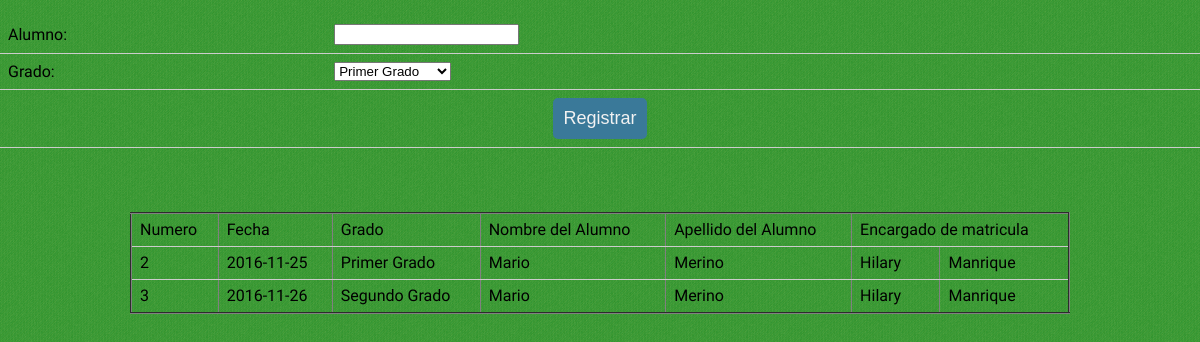
The page /view/registrar_matricula.php (signed in) on the database its author committed.
### tables this page shows
CREATE TABLE `ficha_matricula` (
  `numero` int(11) NOT NULL,
  `fecha` date DEFAULT NULL,
  `id_grado` char(5) NOT NULL,
  `id_alumno` char(5) NOT NULL,
  `id_empleado` char(5) NOT NULL
);

CREATE TABLE `detalle_grado` (
  `id_curso` char(5) NOT NULL,
  `id_grado` char(5) NOT NULL,
  `descripcion` varchar(50) DEFAULT NULL
);

CREATE TABLE `alumno` (
  `id_alumno` char(5) NOT NULL,
  `nombre` varchar(50) NOT NULL,
  `apellido` varchar(50) NOT NULL,
  `dni` char(8) NOT NULL,
  `sexo` varchar(10) NOT NULL,
  `fecha_nac` date NOT NULL
);

CREATE TABLE `empleado` (
  `id_empleado` char(5) NOT NULL,
  `Nombres` varchar(20) DEFAULT NULL,
  `Apellidos` varchar(20) DEFAULT NULL,
  `DNI` char(8) DEFAULT NULL,
  `Sexo` varchar(20) DEFAULT NULL,
  `Fecha_nacim` date DEFAULT NULL,
  `id_tipo` char(5) NOT NULL,
  `id_curso` char(5) DEFAULT NULL
);

### model/database.php (called while the page is built)
<?php
class Database
{
    public static function StartUp()
    {
        $pdo = new PDO('mysql:host=localhost;dbname=db_colegio;charset=utf8', 'root', '');
        $pdo->setAttribute(PDO::ATTR_ERRMODE, PDO::ERRMODE_EXCEPTION);
        return $pdo;
    }
}
?>

### controller/matricula.controller.php (called while the page is built, shortened)
<?php
require_once '../model/matricula.php';
class MatriculaController{
    public function Listar(){
		$mat = new Matricula();
        $lista= $mat->Listar();
		return $lista;
    }
}
?>

### model/matricula.php (called while the page is built, shortened)
<?php
class Matricula
{
	private $pdo;
	public function __CONSTRUCT()
	{
		try
		{
			$this->pdo = Database::StartUp();
		}
		catch(Exception $e)
		{
			die($e->getMessage());
		}
	}
	public function Listar()
	{
		try
		{
			$stm = $this->pdo->prepare("select m.numero as codigo_matricula, m.fecha as fecha, dg.descripcion as Grado,
			a.nombre as nombre, a.apellido as apellido, e.Nombres as nombre_empleado, e.Apellidos as apellido_empleado
			from ficha_matricula m,alumno a,empleado e,detalle_grado dg, grado g where (m.id_alumno=a.id_alumno
			and m.id_grado=g.id_grado and g.id_grado=dg.id_grado and m.id_empleado=e.id_empleado) order by m.numero");
			$stm->execute();
			return $stm->fetchAll(PDO::FETCH_OBJ);
		}
		catch(Exception $e)
		{
			die($e->getMessage());
		}
	}
}
?>

### view/registrar_matricula.php (the view, shortened to what this page needs)
<?php
include_once '../model/database.php';
include_once '../controller/matricula.controller.php';
?>
<!DOCTYPE html>
<html lang="en">
	<head>
		<link href="../assets/style/style.css" media="screen" rel="stylesheet" type="text/css" />
		<link href="../assets/style/iconic.css" media="screen" rel="stylesheet" type="text/css" />
	</head>
<body>
	<div>
	<form method="POST" action="../controller/controller.php">
	<table class='respond' border="0px" WIDTH='100'>
	<tr><td>Alumno: </td><td class="respond"><input type="text" name ="alumno"/></td></tr>
	<tr><td>Grado: </td><td class="respond"><select name="grado">
											<option value="00001">Primer Grado</option>
											</select></td></tr>
	<tr><td align ="center" colspan="2"><input id="button"type="submit" value="Registrar"/></td></tr>
	</table>
	</form>
	</div>
	<div class="wrap">
	<table class='respond' border='2px' WIDTH='100'>
    <tr><td>Numero</td><td>Fecha</td><td>Grado</td><td>Nombre del Alumno</td><td>Apellido del Alumno</td><td colspan="2">Encargado de matricula</td></tr>
	<?php
	$mat= new MatriculaController();
	$lista=$mat->Listar();
	foreach($lista as $columna){
		echo ("<tr>");
		echo("<td>".$columna->codigo_matricula."</td>");
		echo("<td>".$columna->fecha."</td>");
		echo("<td>".$columna->Grado."</td>");
		echo("<td>".$columna->nombre."</td>");
		echo("<td>".$columna->apellido."</td>");
		echo("<td>".$columna->nombre_empleado."</td>");
		echo("<td>".$columna->apellido_empleado."</td>");
	}
	?>
	</TABLE>
	</div>
</body>
</html>

### assets/style/style.css (style rules this page uses)
html, body, div, span, applet, object, iframe, h1, h2, h3, h4, h5, h6, p, blockquote, pre, a, abbr, acronym, address, big, cite, code, del, dfn, em, img, ins, kbd, q, s, samp, small, strike, strong, sub, sup, tt, var, b, u, i, center, dl, dd, ol, ul, li, fieldset, label, legend, caption,article, aside, canvas, details, embed, figure, figcaption, footer, header, hgroup, menu, nav, output, ruby, section, summary, time, mark, audio, video { margin: 0; padding: 0; border: 0; font-size: 100%; font: inherit; vertical-align: baseline; }
body { line-height: 1; }
body { background: url('../img/denim.png'); font-family: 'Droid Sans', sans-serif;; }
.wrap { width: 940px; margin: 4em auto; }

### view/registrar_matricula.php (style rules this page uses)
#button { border: none; background: #3a7999; color: #f2f2f2; padding: 10px; font-size: 18px; border-radius: 5px; position: relative; box-sizing: border-box; transition: all 500ms ease; }
table { width: 100%; margin: 1em 0 2em; border-collapse: collapse; }
td { padding: .5em .5em; border-bottom: solid 1px #ccc; }

### rows shown on the page
ficha_matricula: numero "2", fecha "2016-11-25", detalle_grado.descripcion "Primer Grado", id_alumno.nombre "Mario", id_alumno.apellido "Merino", id_empleado.Nombres "Hilary", id_empleado.Apellidos "Manrique"
ficha_matricula: numero "3", fecha "2016-11-26", detalle_grado.descripcion "Segundo Grado", id_alumno.nombre "Mario", id_alumno.apellido "Merino", id_empleado.Nombres "Hilary", id_empleado.Apellidos "Manrique"
